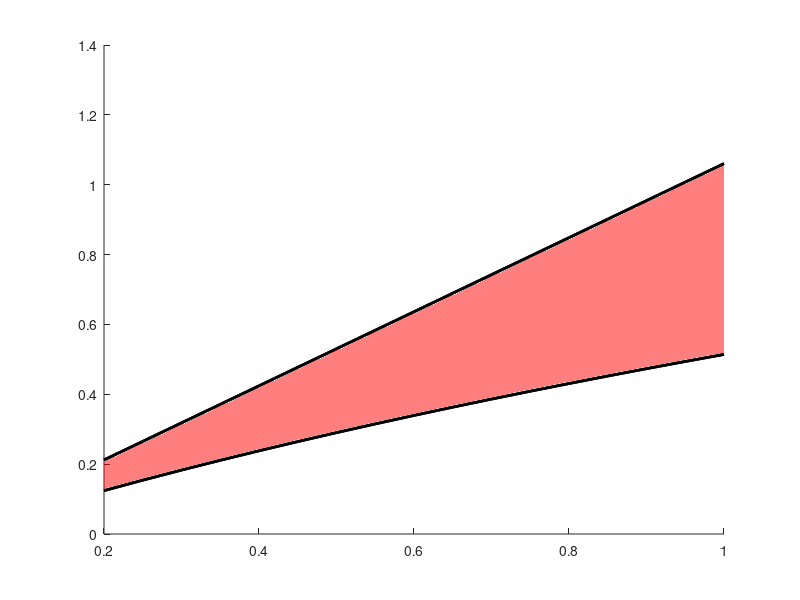

Reproduce this figure in MATLAB.
% In diesem Skript werden die Bifurkationen für 3 asymmetrisch gekoppelte
% Laser gezeichnet. Dazu werden numerische Ergebnisse auch vorherigen
% Berechnungen verwendet.
%
% 22.02.2018 Jens Müller

clc;
clear;
close all;

% Diese Matrix enhält die Berechneten Werte der Krümmung der mod. Hopf
A=[0.124214322239783 - 1.74636492082703e-25i;0.154092433509132 - 4.37007765443663e-28i;0.183005236384061 - 2.44173160010315e-28i;0.211019943660515 - 1.18509958771408e-28i;0.238195334905376 - 4.89849806933401e-29i;0.264584095647409 - 3.71078543781371e-28i;0.290233980593492 - 9.05688300143055e-26i;0.315188538292515 - 1.97112938868311e-24i;0.339487635660642 - 1.03348241397579e-24i;0.363167873263014 - 7.29435973558964e-24i;0.386262931185838 + 8.51673574560843e-26i;0.408803865375825 + 2.87376315240620e-25i;0.430819365687786 + 1.70316243132177e-24i;0.452335982774569 - 2.01924998899196e-24i;0.473378328813576 - 6.27232148066104e-24i;0.493969255836324 + 3.20100918843940e-23i;0.514130014655693 - 1.98395319929747e-24i];

% Dieser Normalenvektor beschreibt die Schnittgerade zwischen den beiden
% mod. Fold
S1n=[-0.554783237083809;-0.588309255345697;-0.588309255345692]
% und seine Steigung
m=S1n(2)/S1n(1)

% Ablegen der nötigen Daten in Variablen
q=[0.2:0.05:1]';
w=q*m;
p=A(:,1);

figure(1)

hold on

plot3(q,p,p,'k','LineWidth',2)

plot3(q,w,p,'k','LineWidth',2)

plot3(q,w,w,'k','LineWidth',2)

plot3(q,p,w,'k','LineWidth',2)

%% Get patches
% first fold patches
for i=1:1:16
    patch([q(i), q(i+1), q(i+1), q(i)],[p(i), p(i+1), w(i+1), w(i)],[w(i), w(i+1), w(i+1), w(i)],'r','LineStyle','none','FaceAlpha',0.5);
end
% second fold patches
for i=1:1:16
    patch([q(i), q(i+1), q(i+1), q(i)],[w(i), w(i+1), w(i+1), w(i)],[w(i), w(i+1), p(i+1), p(i)],'r','LineStyle','none','FaceAlpha',0.5);
end
% first hopf patches
for i=1:1:16
    patch([q(i), q(i+1), q(i+1), q(i)],[w(i), w(i+1), p(i+1), p(i)],[p(i), p(i+1), p(i+1), p(i)],'b','LineStyle','none','FaceAlpha',0.5);
end
% second hopf patches
for i=1:1:16
    patch([q(i), q(i+1), q(i+1), q(i)],[p(i), p(i+1), p(i+1), p(i)],[w(i), w(i+1), p(i+1), p(i)],'b','LineStyle','none','FaceAlpha',0.5);
end



